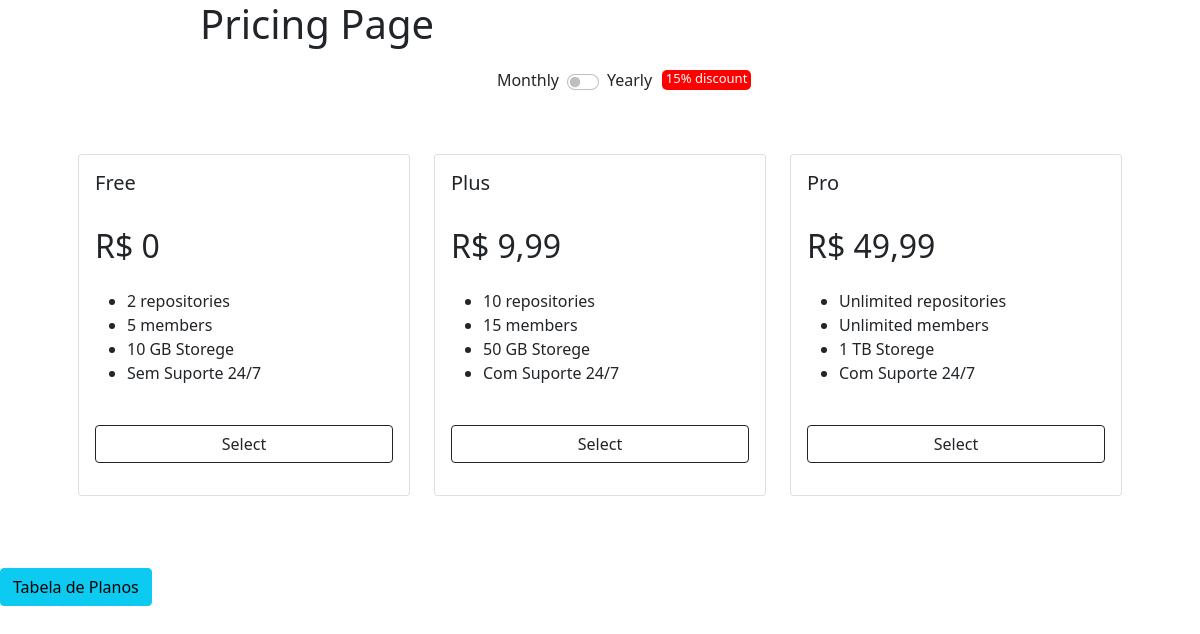
The page / on the database its author committed.
### app/models.py (models this page shows)
class Planos(models.Model):
    nome = models.CharField(max_length=30)
    preco = models.IntegerField()
    repositorios = models.IntegerField()
    membros = models.IntegerField()
    tamanho = models.CharField(max_length=30)
    suporte = models.BooleanField(default=False)

### app/views.py (the view)
# urls.py: 2. Add a URL to urlpatterns:  path('', views.home, name='home')
def home(request):
    data = {}
    data['db'] = Planos.objects.all()
    return render(request, 'index.html', data)

### app/templates/index.html (shortened to what this page needs)
<!DOCTYPE html>
<html lang="en">
<head>
    <link href="https://cdn.jsdelivr.net/npm/bootstrap@5.1.3/dist/css/bootstrap.min.css" rel="stylesheet">
  </head>
<body>
{% load mathfilters %}
    <div class="col-8 m-auto pt2 pb2">
        <h1>Pricing Page</h1>
    </div>
    <div class="botao-switch">
        <div class="form-check form-switch flex-row d-flex align-items-center">
            <label class="form-check-label ms-2" for="flexSwitchCheckDefault">Monthly</label>
            <input class="form-check-input ms-2" type="checkbox" id="flexSwitchCheckDefault">
            <label class="form-check-label ms-2" for="flexSwitchCheckDefault">Yearly</label>
            <span class="badge-orange">15% discount</span>
        </div>
    </div>
    <div class="container-fluid">
    <div class="container p-5">
      <div class="row">
    {% for i  in db%}
    <div class="col-lg-4 col-md-12 mb-4">
          <div class="card card1 h-100">
            <div class="card-body">
              <h5 class="card-title">{{i.nome}}</h5>
              <br>
              <span class="h2">R$ {%if i.preco == 0 %} 0 {%else%} {{i.preco|add:'-1'}},99 {%endif%}</span>
              <br><br>
              <ul>
                <li>{% if i.repositorios < 0%} Unlimited {%else%} {{i.repositorios}} {%endif%} repositories</li>
                <li>{% if i.membros < 0%} Unlimited {%else%} {{i.membros}} {%endif%} members</li>
                <li>{{i.tamanho}} Storege</li>
                <li>{% if i.suporte == True %} Com {%else%} Sem {%endif%} Suporte 24/7</li>
                <br>
              </ul>
              <div class="d-grid my-3">
                <button class="btn btn-outline-dark btn-block">Select</button>
              </div>
            </div>
          </div>
        </div>
    {% endfor %}
      </div>
    </div>
    </div>
    <div>
        <a href="/table/" class="btn btn-info">Tabela de Planos</a>
    </div>
    {% load static %}
</body>
</html>

### app/templates/index.html (style rules this page uses)
.badge-orange { height: 20px; width: 89px; margin-left: 10px; padding-bottom: 3px; background-color: red; font-size: 13px; color: #fff; border-radius: 5px; display: flex; justify-content: center; align-items: center }
.botao-switch { display: flex; justify-content: center; align-items: center; height: 50px; }

### rows shown on the page
Planos: nome "Free", preco "0", repositorios "2", membros "5", tamanho "10 GB", suporte "Sem"
Planos: nome "Plus", preco|add "9", repositorios "10", membros "15", tamanho "50 GB", suporte "Com"
Planos: nome "Pro", preco|add "49", repositorios "Unlimited", membros "Unlimited", tamanho "1 TB", suporte "Com"
